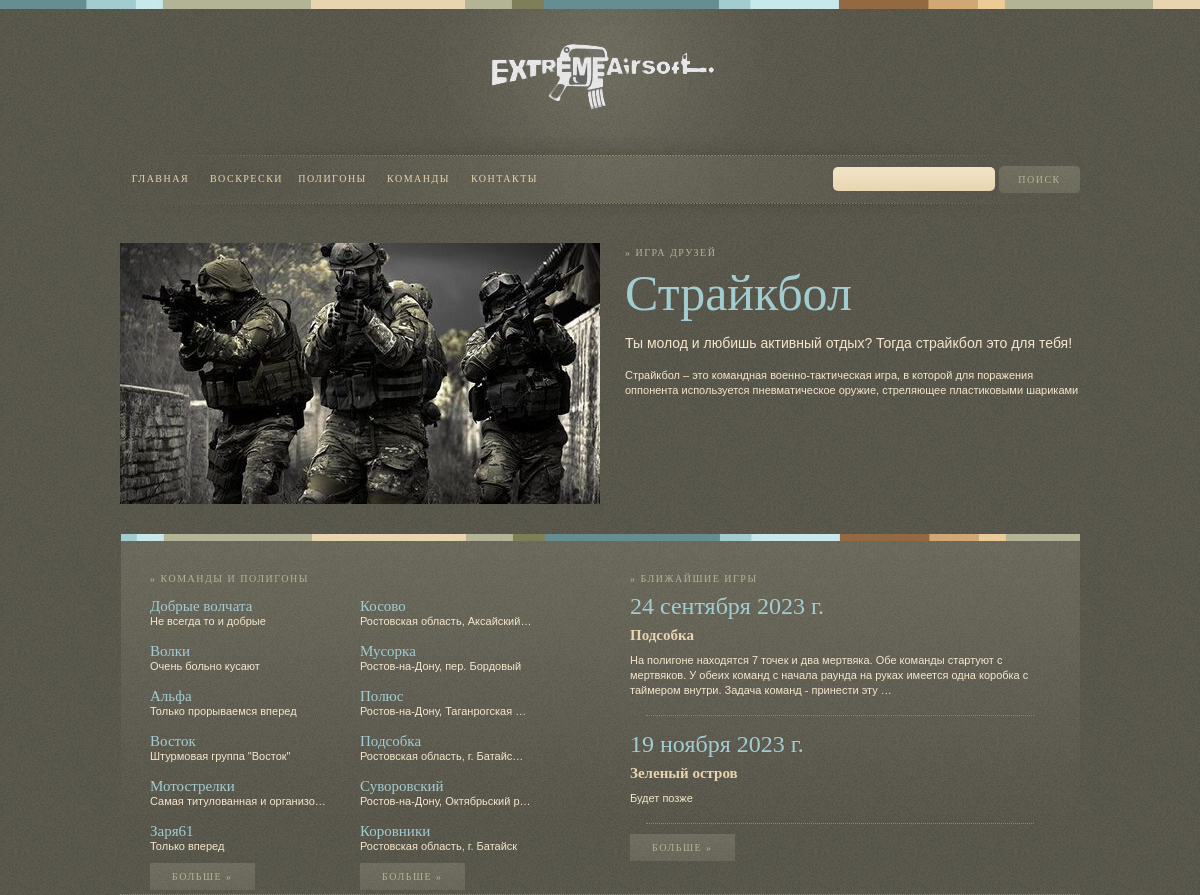
The app's page /, older data.
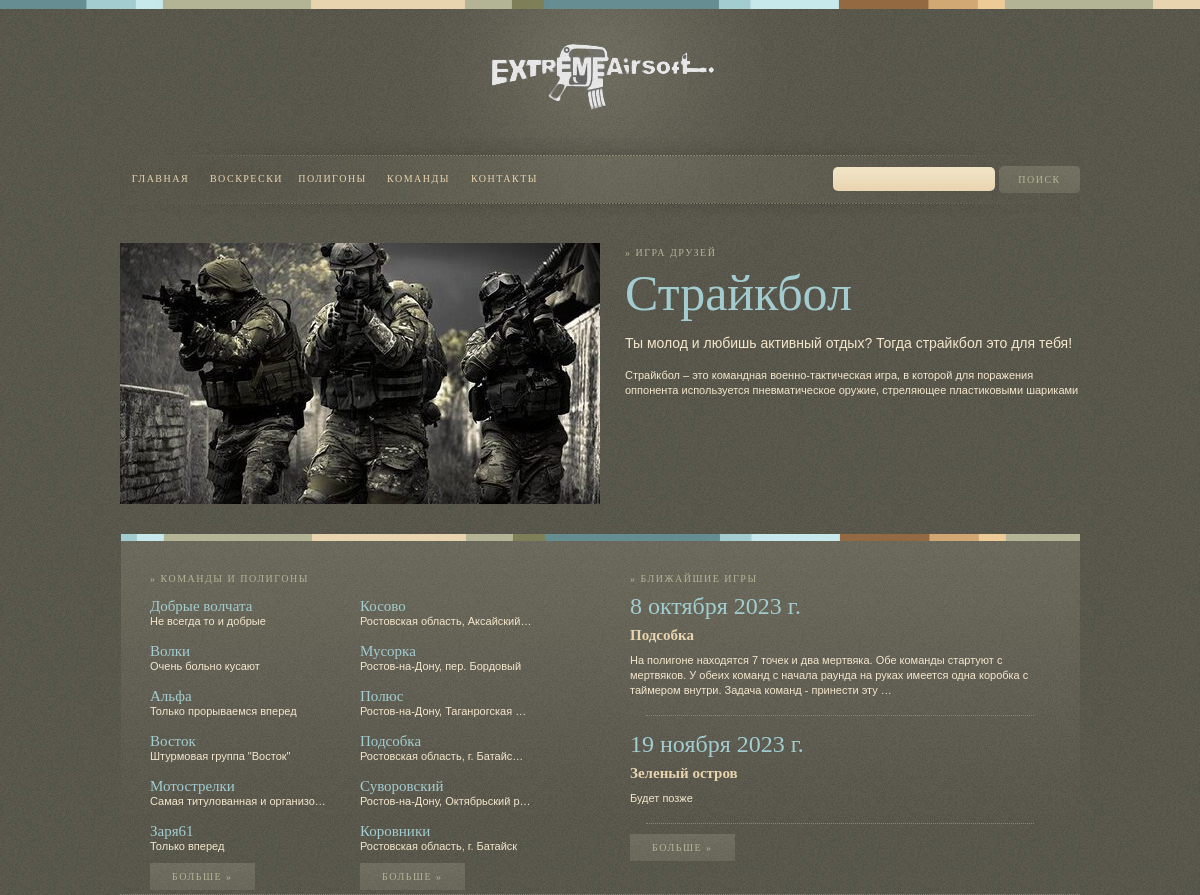
The same page, newer data.
### sunday_games/models.py (models this page shows, shortened)
class Game(models.Model):
    organizer_choose = [('STRIKE61', 'STRIKE61'),
                        ]
    date = models.DateField(verbose_name='date')
    polygon = models.ForeignKey(Polygons, on_delete=models.CASCADE, null=True, related_name='games_polygon')
    organizer = models.CharField(max_length=50, choices=organizer_choose, default='STRIKE61')
    start = models.TimeField(default='10:00')
    scenario = models.TextField(default='Сценарий будет позже', max_length=10000)
    foto_scenario = models.ImageField(upload_to='sunday_games_scenario', blank=True)
    contribution = models.IntegerField(default=200)
    is_future = models.BooleanField(default=True)
    slug = models.SlugField(default='', null=False)
    result = models.CharField(default='', max_length=5000, blank=True)
    result_foto = models.CharField(default='Фотографии будут позже', max_length=500, blank=True)
    def get_url(self):
        return reverse('detail_game', args=[self.slug])

### polygons/models.py (models this page shows, shortened)
class Polygons(models.Model, GeoItem):
    name = models.CharField(verbose_name='URL', max_length=50)
    address = models.CharField(max_length=100)
    descriptions = models.CharField(max_length=1000)
    image = models.ImageField(upload_to='polygons/', blank=True)
    url_yandex = models.CharField(default='', max_length=500)
    slug = models.SlugField(default='', null=False)
    lon = models.FloatField(default='39.715209')
    lat = models.FloatField(default='47.246355')
    def __str__(self):
        return f'{self.name}'
    def get_url(self):
        return reverse('polygon-detail', args=[self.slug])

### title_list/views.py (the view)
# urls.py: path('', main_page, name='title'),
def main_page(request):
    data = {'teams': Team.objects.order_by('?')[:6],
            'polygons': Polygons.objects.order_by('?')[:6],
            'games': Game.objects.filter(is_future=True).order_by('date')[:2],
            }
    return render(request, 'title_list/index.html', context=data)

### team_player/models.py (called while the page is built)
    def get_url(self):
        return reverse('info_team', args=[self.slug])

### title_list/templates/title_list/index.html (shortened to what this page needs)
{% extends 'base.html' %}
{% load static%}
{% block content %}
<div id="primary">
    <div class="scroller">
        <ul id="fade">
            <li><img src="{% static 'images/slider-2.jpg' %}" alt="Second Scroller Image" /></li>
        </ul>
    </div>
    <div class="feature-content">
        <h3>&#187; Игра друзей</h3>
        <h1><a href=" {% url 'contacts' %}">Страйкбол</a></h1>
        <p style="color: #f4e6cc; font-size: 14px; font-family: arial, verdana, sans-serif; margin: 15px 0 15px 0; line-height: 20px;">
            Ты молод и любишь активный отдых? Тогда страйкбол это для тебя!
        </p>
        <p style="color: #f4e6cc; font-size: 11px; font-family: arial, verdana, sans-serif; margin: 5px 0 15px 0; line-height: 15px;">
            Страйкбол – это командная военно-тактическая игра, в которой для поражения оппонента используется пневматическое оружие, стреляющее пластиковыми шариками
        </p>
    </div>
</div>
<div id="bottom-container">
    <div id="secondary">
        <div class="inside">
            <h3>&#187; Команды и полигоны</h3>
            <div class="column">
                {% for team in teams %}
                <div class="item"><h4><a href="{{ team.get_url }}">{{ team.name }}</a></h4><p>{{ team.descriptions|truncatechars:30 }}</p></div>
                {% endfor %}
                <p><a class="view-more" href="{% url 'team' %}">Больше &#187;</a>
            </div>
            <div class="column">
                {% for polygon in polygons %}
                <div class="item"><h4><a href="{{ polygon.get_url }}">{{ polygon.name }}</a></h4><p>{{ polygon.address|truncatechars:30 }}</p></div>
                {% endfor %}
                <p><a class="view-more" href="{% url 'polygons' %}">Больше &#187;</a></p>
            </div>
        </div>
    </div>
    <div id="tertiary">
        <div class="inside">
            <h3>&#187; Ближайшие игры</h3>
            {% for game in games %}
                <h2><a href="{{ game.get_url }}">{{ game.date }} </a></h2>
                <h4 class="text"><a>{{ game.polygon }}</a></h4>
                <p>{{ game.scenario|truncatechars:190 }}</p>
                <hr style="margin:16px" />
            {% endfor %}
            <p><a class="view-more" href="{% url 'sunday_games' %}">Больше &#187;</a></p>
        </div>
    </div>
</div>
{% endblock %}

Row changes from the older to the newer data that the page shows:
changed Game "Подсобка": date "24 сентября 2023 г." → "8 октября 2023 г."
